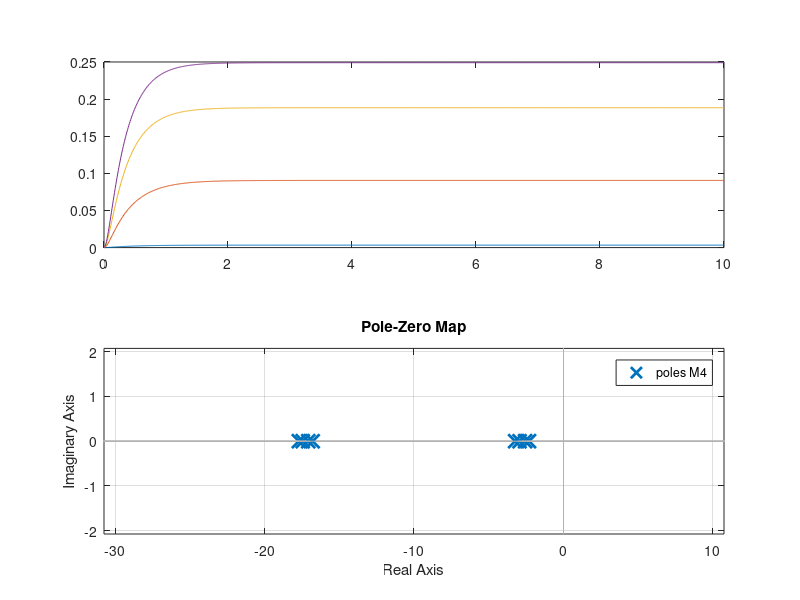

Write MATLAB code to recreate this figure.
% Modelos y Simulación
% Tema: Control de posición de una antena
% Autor: Gianfranco Salomone
 
clc;
clear all;
clf;
 
clc;
clear all;

% Par�metros del motor
Ra = 1;
La = 0.05;
kb = 0.9;
kt = kb;

Jm = 0.4;
bm = 0.005;
JL = 4;
bL = 0.5;

% N < 1 indica que el torque realizado por la antena ejerce menor
%       efecto sobre el torque que realiza el motor
N = 1/333;  % tren de engranajes

% Para reducir el diagrama en bloques, es necesario "saltar" el punto de realimentación

% Reducción usando instrucciones de bloques
tf_mec_mot = tf(1, [Jm bm]) * N;
tf_mec_L = N * tf([JL bL], 1);
tf_mec_eq = feedback(tf_mec_mot, tf_mec_L)

tf_elec = tf(1, [La Ra]);
tf_dir = series(series(tf_elec, kt), tf_mec_eq);

retroalim_interna = kb/N;

pos_antena = feedback(tf_dir, retroalim_interna)  % rapidez angular

% Expresión usando forma reducida analítica
s = tf("s");
Jeq = Jm+N^2*JL;
beq = bm+N^2*bL;
pos_antena_verdadera = N*kt/ ((Jeq*s + beq)*(La*s + Ra) + kt*kb)



%------------------- Realimentación -----------------

% Prueba para varios valores de kp:
kp = [1  30  70  100];
M1 = feedback(kp(1) * pos_antena, 1);
M2 = feedback(kp(2) * pos_antena, 1);
M3 = feedback(kp(3) * pos_antena, 1);
M4 = feedback(kp(4) * pos_antena, 1);

t = 0:.01:10;
Y1 = step(M1,t);
Y2 = step(M2,t);
Y3 = step(M3,t);
Y4 = step(M4,t);

figure(1)
subplot(2,1,1)
plot(t,Y1,t,Y2,t,Y3,t,Y4);

subplot(2,1,2)
hold on;
pzmap(M1)
pzmap(M2)
pzmap(M3)
pzmap(M4)
hold off;
